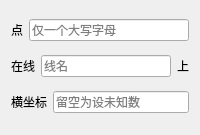
<?xml version="1.0" encoding="UTF-8"?>
<ui version="4.0">
 <class>MsgBoxPointOnLine</class>
 <widget class="QWidget" name="MsgBoxPointOnLine">
  <property name="geometry">
   <rect>
    <x>0</x>
    <y>0</y>
    <width>200</width>
    <height>135</height>
   </rect>
  </property>
  <property name="windowTitle">
   <string>Form</string>
  </property>
  <layout class="QGridLayout" name="gridLayout_4">
   <item row="0" column="0">
    <layout class="QGridLayout" name="gridLayout">
     <item row="0" column="0">
      <widget class="StrongBodyLabel" name="StrongBodyLabel">
       <property name="text">
        <string>点</string>
       </property>
      </widget>
     </item>
     <item row="0" column="1">
      <widget class="LineEdit" name="LineEdit_name">
       <property name="placeholderText">
        <string>仅一个大写字母</string>
       </property>
      </widget>
     </item>
    </layout>
   </item>
   <item row="1" column="0">
    <layout class="QGridLayout" name="gridLayout_2">
     <item row="0" column="0">
      <widget class="StrongBodyLabel" name="StrongBodyLabel_2">
       <property name="text">
        <string>在线</string>
       </property>
      </widget>
     </item>
     <item row="0" column="1">
      <widget class="LineEdit" name="LineEdit_l">
       <property name="placeholderText">
        <string>线名</string>
       </property>
      </widget>
     </item>
     <item row="0" column="2">
      <widget class="StrongBodyLabel" name="StrongBodyLabel_3">
       <property name="text">
        <string>上</string>
       </property>
      </widget>
     </item>
    </layout>
   </item>
   <item row="2" column="0">
    <layout class="QGridLayout" name="gridLayout_3">
     <item row="0" column="0">
      <widget class="StrongBodyLabel" name="StrongBodyLabel_4">
       <property name="text">
        <string>横坐标</string>
       </property>
      </widget>
     </item>
     <item row="0" column="1">
      <widget class="LineEdit" name="LineEdit_x">
       <property name="placeholderText">
        <string>留空为设未知数</string>
       </property>
      </widget>
     </item>
    </layout>
   </item>
  </layout>
 </widget>
 <customwidgets>
  <customwidget>
   <class>StrongBodyLabel</class>
   <extends>QLabel</extends>
   <header>qfluentwidgets</header>
  </customwidget>
  <customwidget>
   <class>LineEdit</class>
   <extends>QLineEdit</extends>
   <header>qfluentwidgets</header>
  </customwidget>
 </customwidgets>
 <resources/>
 <connections/>
</ui>
